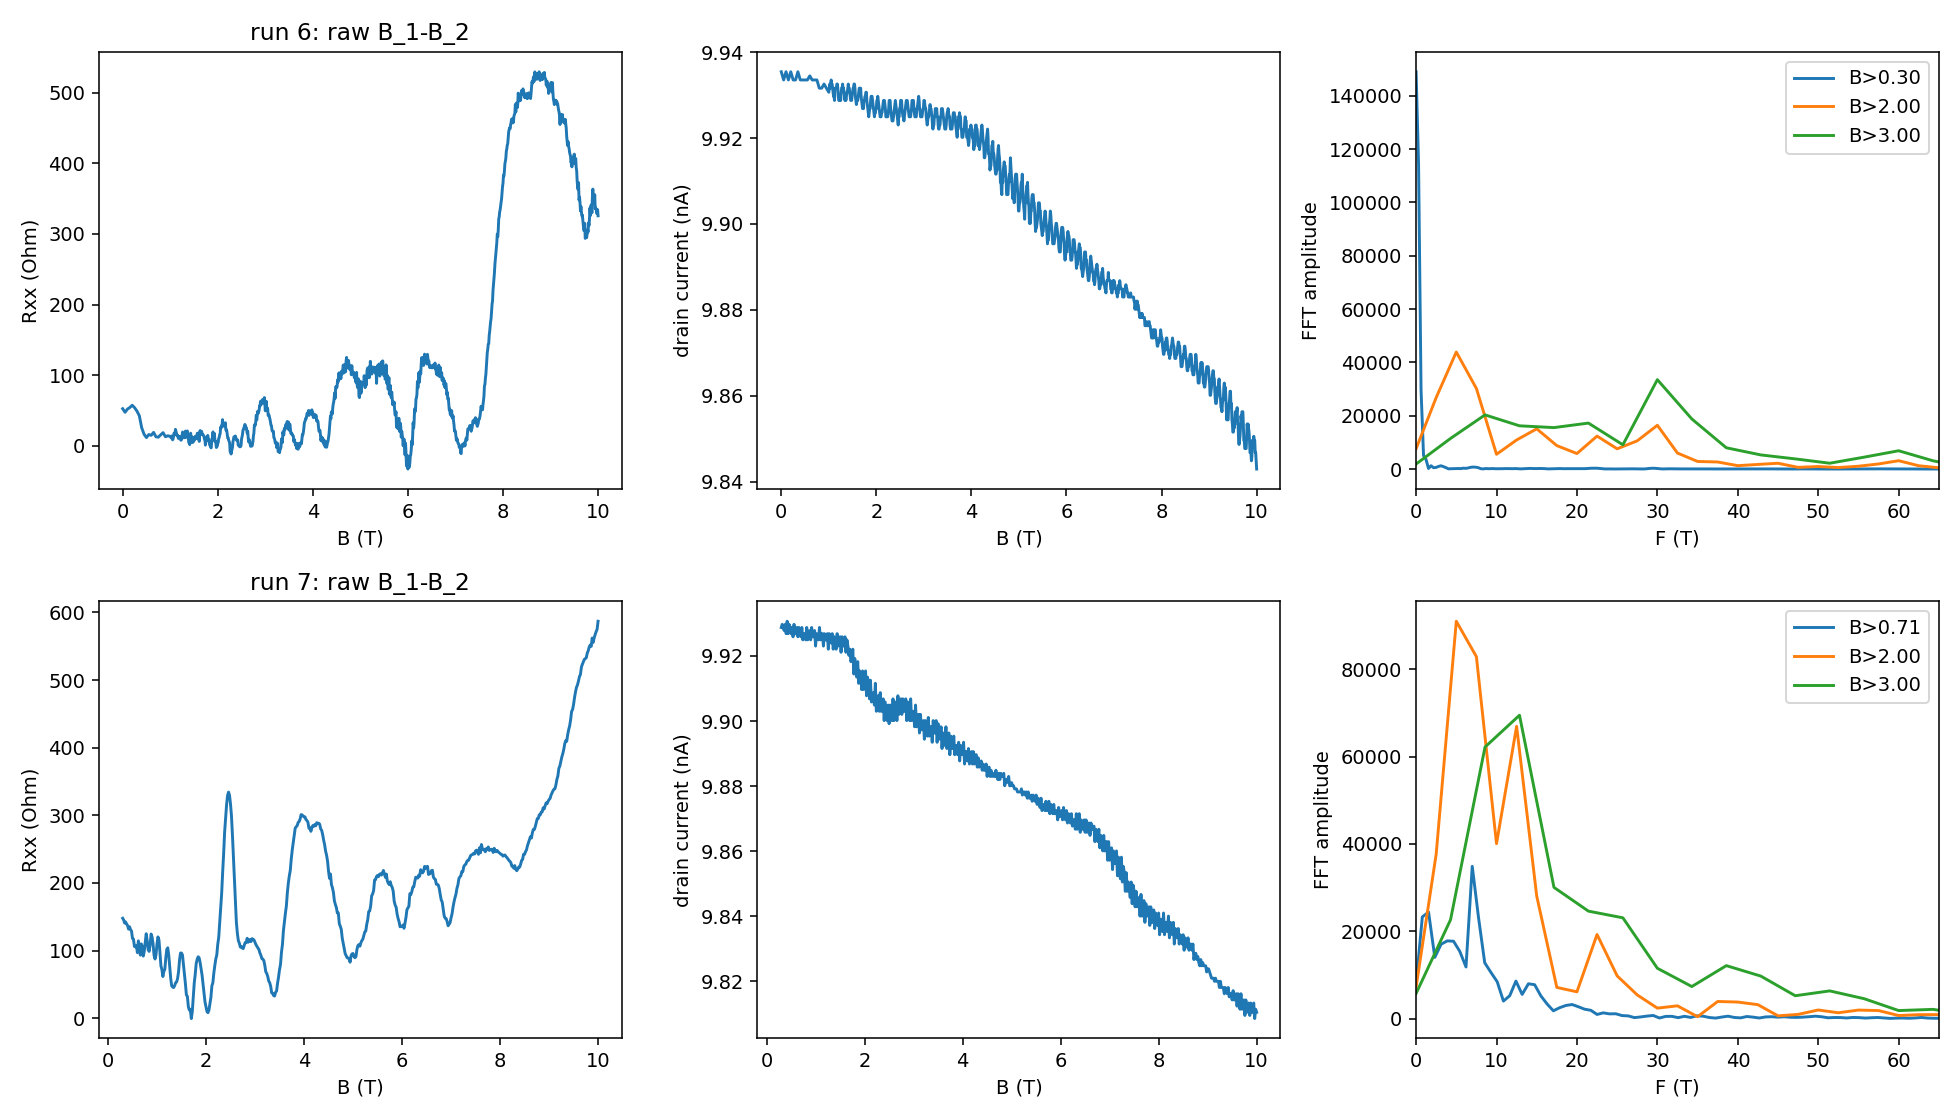

Source code (Python):
import numpy as np
import matplotlib.pyplot as plt
from hera.analysis import open_run, resolve_channels, sdh_onset, sdh_fft, summarize_run
from scipy.signal import find_peaks
fig, axes=plt.subplots(2,3,figsize=(14,8))
for j,rid in enumerate([6,7]):
 r=open_run(f'data/{rid}'); print(summarize_run(r))
 ch={c.cid:c for c in resolve_channels(r.meta)}
 B=r.col('magnet_field'); I=r.col('sr0_X')/ch['sr0'].gain; R=r.col('sr1_X')/ch['sr1'].gain/I
 ix=np.argsort(B); B,R=B[ix],R[ix]
 print('R range',R.min(),R.max(),'Idrain nA',np.min(I)*1e9,np.max(I)*1e9,'T',np.min(r.col('T_sample')),np.max(r.col('T_sample')))
 print('leak pA',[(c,np.min(r.col(c))*1e12,np.max(r.col(c))*1e12) for c in ['k_2400_tg_curr','k_2400_bg_curr']])
 dt=np.diff(r.col('time')); print('dt median',np.median(dt),'overhead after ramp',np.median(dt-np.abs(np.diff(r.col('magnet_field')))*438))
 axes[j,0].plot(B,R); axes[j,0].set(xlabel='B (T)',ylabel='Rxx (Ohm)',title=f'run {rid}: raw B_1-B_2')
 axes[j,1].plot(r.col('magnet_field'),I*1e9); axes[j,1].set(xlabel='B (T)',ylabel='drain current (nA)')
 try:
  on=sdh_onset(R,B,r_full_scale=5000); print(on.summary()); print('ONSET',on.onset_b)
 except Exception as e: print(type(e).__name__,str(e)); continue
 for cut in [on.onset_b,2,3]:
  f,p=sdh_fft(R[:,None],B,b_range=(cut,10),nfft=4096,log=False)
  peaks,_=find_peaks(p[0]); peaks=sorted(peaks,key=lambda k:p[0,k],reverse=True)[:6]
  print('cut',cut,'peaks',[(round(f[k],2),round(p[0,k],3)) for k in peaks])
  axes[j,2].plot(f,p[0],label=f'B>{cut:.2f}')
 axes[j,2].set(xlim=(0,65),xlabel='F (T)',ylabel='FFT amplitude'); axes[j,2].legend()
fig.tight_layout(); fig.savefig('hera_scratch/spot_read.png',dpi=140)
